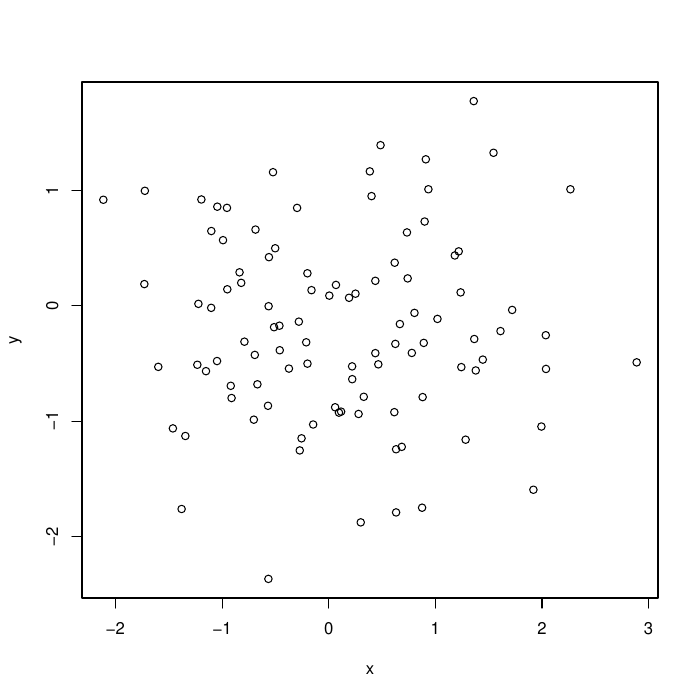

Recreate this plot in R.
x <- rnorm(100)
y <- rnorm(100)
pdf('scatter.pdf')
plot(x, y)
dev.off()